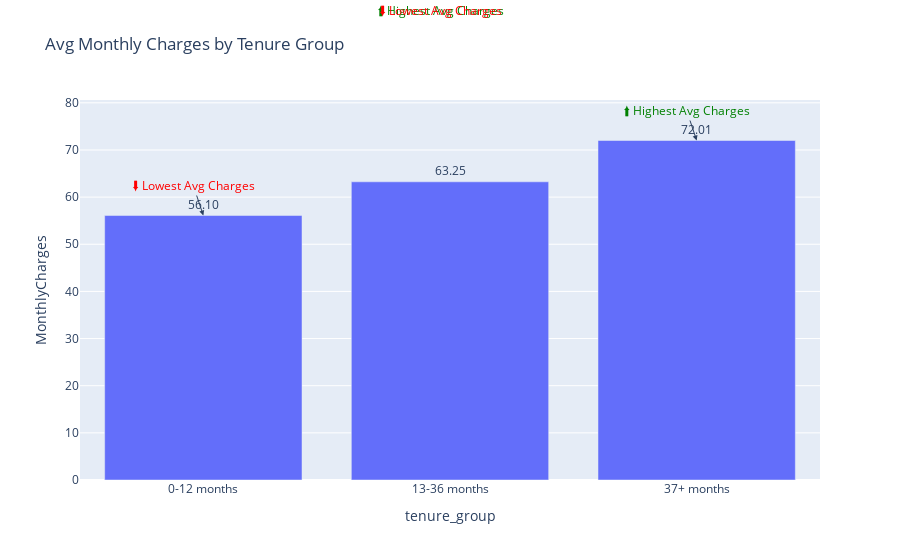

This figure's notebook cell:
### Code cell
#Adding annotations
#Finding highest and lowest groups
max_group = avg_charges.sort_values("MonthlyCharges",ascending=False).head(1)
min_group = avg_charges.sort_values("MonthlyCharges",ascending=True).head(1)

#Add annotation for highest
fig_bar.add_annotation(
    x=max_group["tenure_group"].iloc[0],
    y=max_group["MonthlyCharges"].iloc[0],
    text="⬆ Highest Avg Charges",
    showarrow=True,
    arrowhead=2,
    font=dict(color="green", size=12)
)

fig_bar.add_annotation(
    x=min_group["tenure_group"].iloc[0],
    y=min_group["MonthlyCharges"].iloc[0],
    text="⬇ Lowest Avg Charges",
    showarrow=True,
    arrowhead=2,
    font=dict(color="red", size=12)
)

fig_bar.show()

### Figure 1 — Plotly figure (JSON) as saved in the notebook; plotly's stock layout.template omitted (floating-point values rounded to 4 significant figures)
{"data": [{"hovertemplate": "tenure_group=%{x}<br>MonthlyCharges=%{text}<extra></extra>", "legendgroup": "", "marker": {"color": "#636efa", "pattern": {"shape": ""}}, "name": "", "orientation": "v", "showlegend": false, "text": [56.1, 63.25, 72.01], "textposition": "outside", "texttemplate": "%{text:.2f}", "type": "bar", "x": ["0-12 months", "13-36 months", "37+ months"], "xaxis": "x", "y": [56.1, 63.25, 72.01], "yaxis": "y"}], "layout": {"annotations": [{"arrowhead": 2, "font": {"color": "green", "size": 12}, "showarrow": true, "text": "⬆ Highest Avg Charges", "x": ["37+ months"], "y": [72.01]}, {"arrowhead": 2, "font": {"color": "red", "size": 12}, "showarrow": true, "text": "⬇ Lowest Avg Charges", "x": ["0-12 months"], "y": [56.1]}, {"arrowhead": 2, "font": {"color": "green", "size": 12}, "showarrow": true, "text": "⬆ Highest Avg Charges", "x": "37+ months", "y": 72.01}, {"arrowhead": 2, "font": {"color": "red", "size": 12}, "showarrow": true, "text": "⬇ Lowest Avg Charges", "x": "0-12 months", "y": 56.1}], "barmode": "relative", "legend": {"tracegroupgap": 0}, "title": {"text": "Avg Monthly Charges by Tenure Group"}, "xaxis": {"anchor": "y", "domain": [0, 1], "title": {"text": "tenure_group"}}, "yaxis": {"anchor": "x", "domain": [0, 1], "title": {"text": "MonthlyCharges"}}}}
